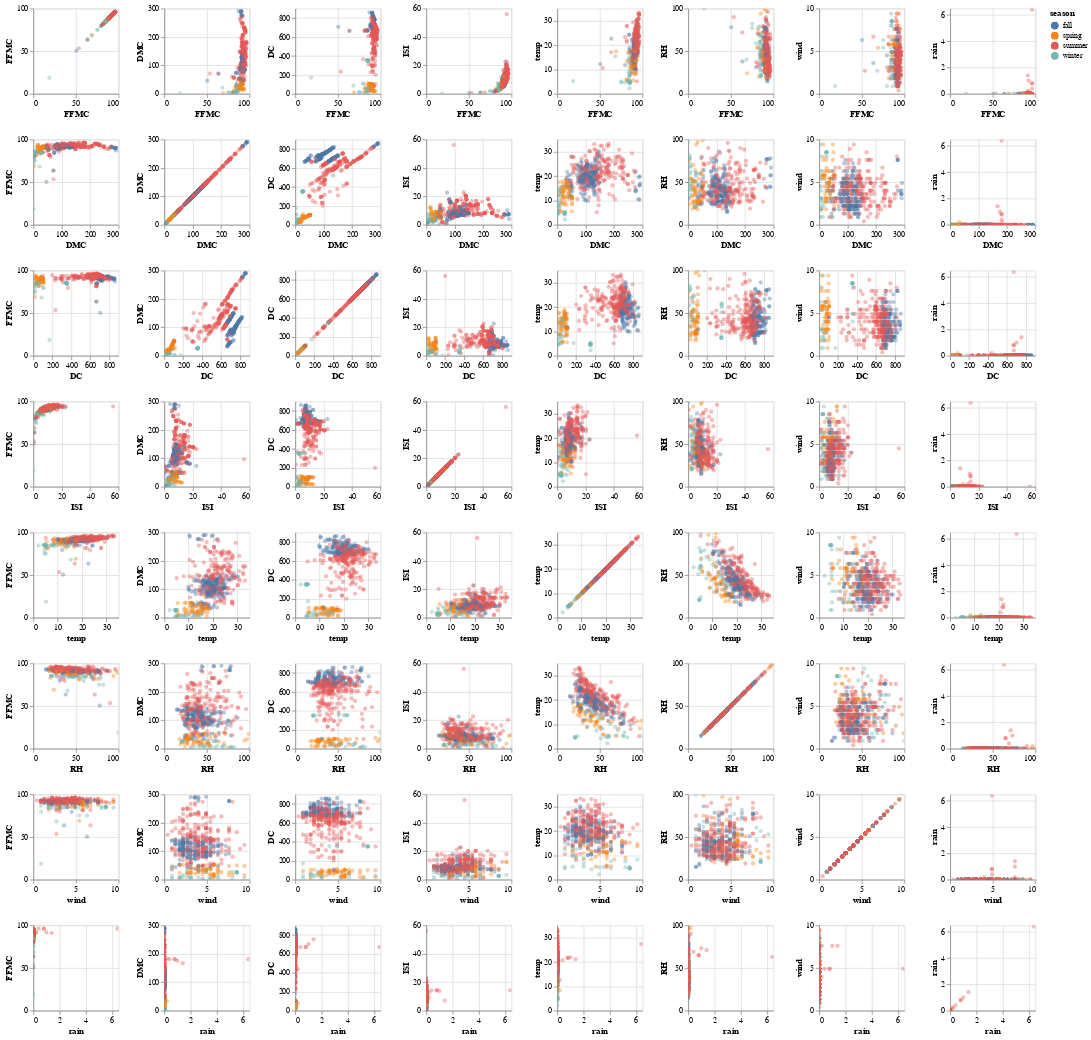

This figure's notebook cell:
### Code cell
alt.Chart(df).mark_circle().encode(
    x = alt.X(alt.repeat("row"), type = "quantitative"),
    y = alt.Y(alt.repeat("column"), type = "quantitative"),
    color = "season"
).properties(
    width = 110,
    height = 110
).repeat(
    column = ["FFMC", "DMC", "DC", "ISI", "temp", "RH", "wind", "rain"],
    row = ["FFMC", "DMC", "DC", "ISI", "temp", "RH", "wind", "rain"]
).configure_mark(
    opacity = 0.4
).interactive()
#Figure 7 plots the pairwise relationships between the numerical variables of the dataset.
#This plot shows the patterns between the numerical variables and reveals the outliers in the data.
#For example, the variables such as FFMC, DMC, DC, ISI and rain contain outliers.

### Figure 1 — Vega-Lite specification as saved in the notebook (floating-point values rounded to 4 significant figures; data arrays with more than 128 entries replaced by an {"elided": "..."} marker saying what was removed)
{"config": {"view": {"continuousWidth": 400, "continuousHeight": 300}, "mark": {"opacity": 0.4}}, "repeat": {"column": ["FFMC", "DMC", "DC", "ISI", "temp", "RH", "wind", "rain"], "row": ["FFMC", "DMC", "DC", "ISI", "temp", "RH", "wind", "rain"]}, "spec": {"data": {"name": "data-d978ce469d18eb196be75b4f0015fa04"}, "mark": "circle", "encoding": {"color": {"field": "season", "type": "nominal"}, "x": {"field": {"repeat": "row"}, "type": "quantitative"}, "y": {"field": {"repeat": "column"}, "type": "quantitative"}}, "height": 110, "selection": {"selector001": {"type": "interval", "bind": "scales", "encodings": ["x", "y"]}}, "width": 110}, "$schema": "https://vega.github.io/schema/vega-lite/v4.17.0.json", "datasets": {"data-d978ce469d18eb196be75b4f0015fa04": {"elided": "517 records"}}}
